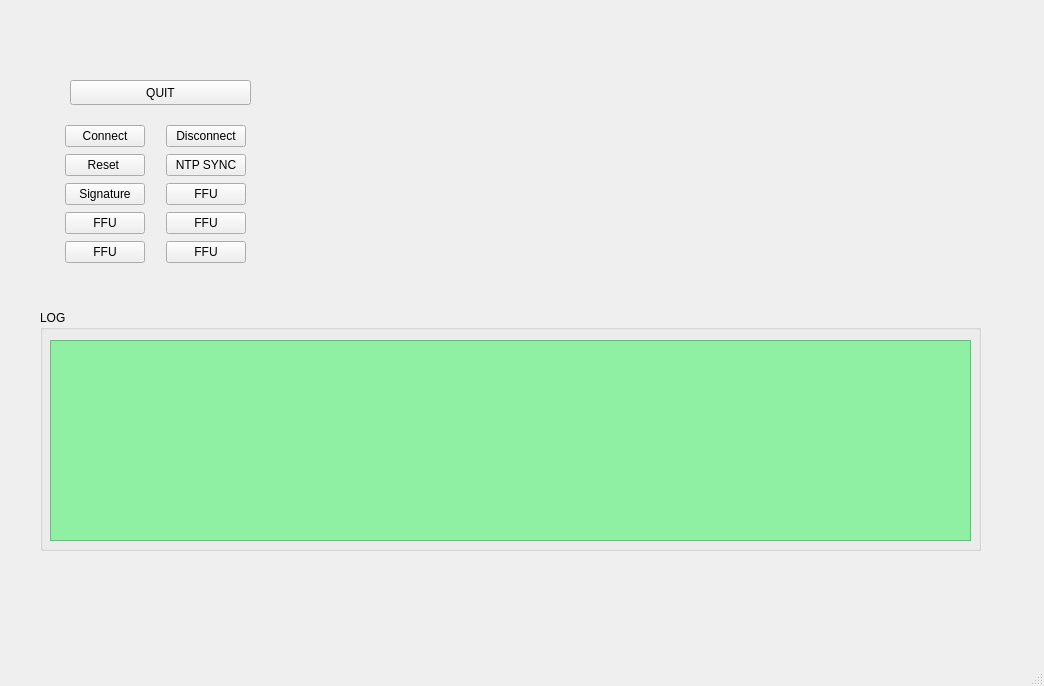
<?xml version="1.0" encoding="UTF-8"?>
<ui version="4.0">
 <class>MainWindow</class>
 <widget class="QMainWindow" name="MainWindow">
  <property name="geometry">
   <rect>
    <x>0</x>
    <y>0</y>
    <width>1044</width>
    <height>686</height>
   </rect>
  </property>
  <property name="windowTitle">
   <string>MainWindow</string>
  </property>
  <widget class="QWidget" name="centralwidget">
   <widget class="QPushButton" name="pQuit">
    <property name="geometry">
     <rect>
      <x>70</x>
      <y>80</y>
      <width>181</width>
      <height>25</height>
     </rect>
    </property>
    <property name="sizePolicy">
     <sizepolicy hsizetype="Fixed" vsizetype="Fixed">
      <horstretch>0</horstretch>
      <verstretch>0</verstretch>
     </sizepolicy>
    </property>
    <property name="text">
     <string>QUIT</string>
    </property>
   </widget>
   <widget class="QGroupBox" name="groupBox_2">
    <property name="geometry">
     <rect>
      <x>40</x>
      <y>310</y>
      <width>941</width>
      <height>241</height>
     </rect>
    </property>
    <property name="title">
     <string>LOG</string>
    </property>
    <widget class="QPlainTextEdit" name="pDebugText">
     <property name="geometry">
      <rect>
       <x>10</x>
       <y>30</y>
       <width>921</width>
       <height>201</height>
      </rect>
     </property>
     <property name="styleSheet">
      <string notr="true">background-color: rgb(143, 240, 164);
</string>
     </property>
    </widget>
   </widget>
   <widget class="QWidget" name="gridLayoutWidget">
    <property name="geometry">
     <rect>
      <x>50</x>
      <y>120</y>
      <width>211</width>
      <height>151</height>
     </rect>
    </property>
    <layout class="QGridLayout" name="gridLayout">
     <property name="verticalSpacing">
      <number>2</number>
     </property>
     <item row="2" column="1">
      <widget class="QPushButton" name="pFFU1">
       <property name="sizePolicy">
        <sizepolicy hsizetype="Fixed" vsizetype="Fixed">
         <horstretch>0</horstretch>
         <verstretch>0</verstretch>
        </sizepolicy>
       </property>
       <property name="text">
        <string>FFU</string>
       </property>
      </widget>
     </item>
     <item row="3" column="1">
      <widget class="QPushButton" name="pFFU3">
       <property name="sizePolicy">
        <sizepolicy hsizetype="Fixed" vsizetype="Fixed">
         <horstretch>0</horstretch>
         <verstretch>0</verstretch>
        </sizepolicy>
       </property>
       <property name="text">
        <string>FFU</string>
       </property>
      </widget>
     </item>
     <item row="2" column="0">
      <widget class="QPushButton" name="pSignature">
       <property name="sizePolicy">
        <sizepolicy hsizetype="Fixed" vsizetype="Fixed">
         <horstretch>0</horstretch>
         <verstretch>0</verstretch>
        </sizepolicy>
       </property>
       <property name="text">
        <string>Signature</string>
       </property>
      </widget>
     </item>
     <item row="0" column="1">
      <widget class="QPushButton" name="pDisconnect">
       <property name="sizePolicy">
        <sizepolicy hsizetype="Fixed" vsizetype="Fixed">
         <horstretch>0</horstretch>
         <verstretch>0</verstretch>
        </sizepolicy>
       </property>
       <property name="text">
        <string>Disconnect</string>
       </property>
      </widget>
     </item>
     <item row="1" column="1">
      <widget class="QPushButton" name="pConNTP">
       <property name="sizePolicy">
        <sizepolicy hsizetype="Fixed" vsizetype="Fixed">
         <horstretch>0</horstretch>
         <verstretch>0</verstretch>
        </sizepolicy>
       </property>
       <property name="text">
        <string>NTP SYNC</string>
       </property>
      </widget>
     </item>
     <item row="0" column="0">
      <widget class="QPushButton" name="pConnect">
       <property name="sizePolicy">
        <sizepolicy hsizetype="Fixed" vsizetype="Fixed">
         <horstretch>0</horstretch>
         <verstretch>0</verstretch>
        </sizepolicy>
       </property>
       <property name="text">
        <string>Connect</string>
       </property>
      </widget>
     </item>
     <item row="3" column="0">
      <widget class="QPushButton" name="pFFU2">
       <property name="sizePolicy">
        <sizepolicy hsizetype="Fixed" vsizetype="Fixed">
         <horstretch>0</horstretch>
         <verstretch>0</verstretch>
        </sizepolicy>
       </property>
       <property name="text">
        <string>FFU</string>
       </property>
      </widget>
     </item>
     <item row="1" column="0">
      <widget class="QPushButton" name="pResetSTM32">
       <property name="sizePolicy">
        <sizepolicy hsizetype="Fixed" vsizetype="Fixed">
         <horstretch>0</horstretch>
         <verstretch>0</verstretch>
        </sizepolicy>
       </property>
       <property name="text">
        <string>Reset </string>
       </property>
      </widget>
     </item>
     <item row="4" column="0">
      <widget class="QPushButton" name="pFFU4">
       <property name="sizePolicy">
        <sizepolicy hsizetype="Fixed" vsizetype="Fixed">
         <horstretch>0</horstretch>
         <verstretch>0</verstretch>
        </sizepolicy>
       </property>
       <property name="text">
        <string>FFU</string>
       </property>
      </widget>
     </item>
     <item row="4" column="1">
      <widget class="QPushButton" name="pFFU5">
       <property name="sizePolicy">
        <sizepolicy hsizetype="Fixed" vsizetype="Fixed">
         <horstretch>0</horstretch>
         <verstretch>0</verstretch>
        </sizepolicy>
       </property>
       <property name="text">
        <string>FFU</string>
       </property>
      </widget>
     </item>
    </layout>
   </widget>
  </widget>
  <widget class="QMenuBar" name="menubar">
   <property name="geometry">
    <rect>
     <x>0</x>
     <y>0</y>
     <width>1044</width>
     <height>22</height>
    </rect>
   </property>
  </widget>
  <widget class="QStatusBar" name="statusbar"/>
 </widget>
 <resources/>
 <connections/>
</ui>
